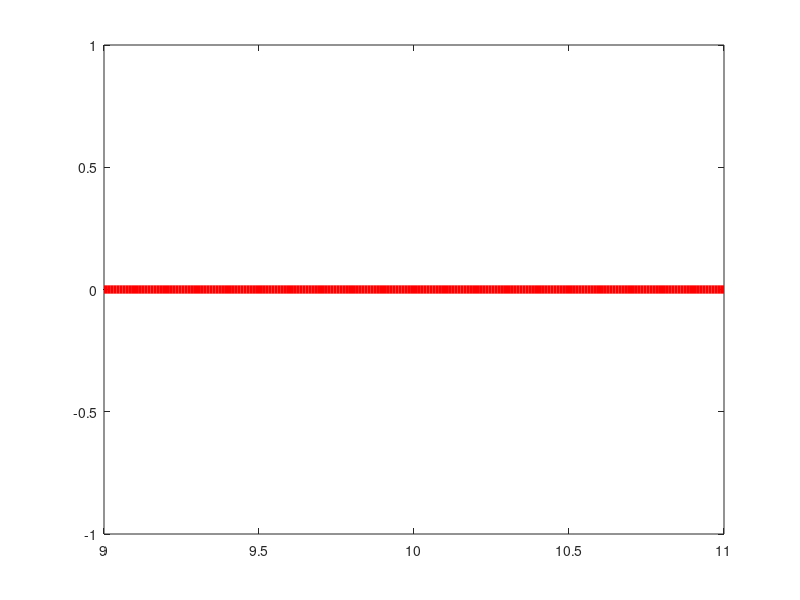

MATLAB code to generate this figure: (Note: this script raises an error after producing the figure.)
close all ; 
clear ; 
clc ;

%% Initial conditions of the system
catcher_position = [10 0] ; 
catcher_speed = 0 ; 
ball_position = [0.0 0.5] ; 
ball_speed = [0.0 0.0] ; 
%% Dynamics of the system
F = 0 ; 
delta_F = 0 ; 
m = 0.01 ; 
k = 3.2 ; 
g = 9.8 ; 
dt = 0.01 ; 
%% Software requirements
iterations_number = 200 ; 
prompt = "enter" ; 
ax_left = -catcher_position(1, 1) ; 
ax_right = catcher_position(1, 1)+2 ; 
ax_bottom = -0.1 ; 
ax_top = ball_position(1, 2)+0.2 ; 



%% PID Gains and your definition area
Kp = 30.0 ; 
Ki = 0.0 ; 
Kd = 120.0 ; 



for i = 1:iterations_number
    %% Run Simulation & providing ERROR
    catcher_x = catcher_position(1, 1) - 1 : 0.01 : catcher_position(1, 1) + 1 ; 
    catcher_y = catcher_position(1, 2) * ones(1, length(catcher_x)) ; 
    plot(catcher_x, catcher_y, 'r', 'linewidth', 6.0) ; 
    hold on ; 
    plot(ball_position(1, 1), ball_position(1, 2), 'X') ; 
    axis([ax_left ax_right ax_bottom ax_top]) ; 
    disp(catcher_position(1, 1)) ; 
%     input(prompt) ;
    pause(0.02) ; 
    hold off ; 
    error = ball_position(1, 1) - catcher_position(1, 1) ; 
    
    
    
    %% Your Code
    delta_F = 0 ; 
    
    
    
    
    
    
    
    %% System equations
    error_arr(1, i) = error ; 
    catcher_position_arr(1, i) = catcher_position(1, 1) ; 
    refrence_arr(1, i) = ball_position(1, 1) ; 
    ball_speed(1, 2) = ball_speed(1, 2) + (-g * dt) ; 
    ball_position(1, 2) = ball_position(1, 2) + (ball_speed(1, 2) * dt) ; 
%     ball_position(1, 2) = ball_position(1, 2) + (0.5 * -g * dt^2 + ball_speed(1,2) * dt) ; 
    ball_position(1, 1) = ball_position(1, 1) + (ball_speed(1,1) * dt) ; 
    if delta_F>10
        delta_F = 10 ; 
    end
    if delta_F<-10
        delta_F = -10 ; 
    end
    F = F + k * delta_F ; 
    catcher_position(1, 1) = catcher_position(1, 1) + (0.5 * (F/m) * dt^2 + catcher_speed * dt) ; 
    
    if ball_position(1, 2) <= 0 
        if catcher_position(1, 1)+1 > ball_position(1, 1) && catcher_position(1, 1)-1 < ball_position(1, 1)
            disp(" YOU WON!!!!!     :) ") ; 
        else
            disp(" YOU LOST~~~~     :( ") ; 
        end
        break ; 
    end
    
    
    
end

subplot(2, 1, 1) ; 
e_x = -10:iterations_number ; 
e_y = zeros(1, length(e_x)) ; 
plot(e_x, e_y, '--', 'linewidth', 1.8) ; 
hold on ; 
plot(error_arr, 'g', 'linewidth', 1.5) ; 
grid on ; 
title("Error - time") ; 
subplot(2, 1, 2) ; 
% p_x = -10:iterations_number ; 
% p_y = ball_position(1, 1) * ones(1, length(p_x)) ; 
plot(refrence_arr, '-.', 'linewidth', 1.8) ; 
hold on ; 
plot(catcher_position_arr, 'c', 'linewidth', 1.5) ; 
grid on ; 
title("X position - time") ; 